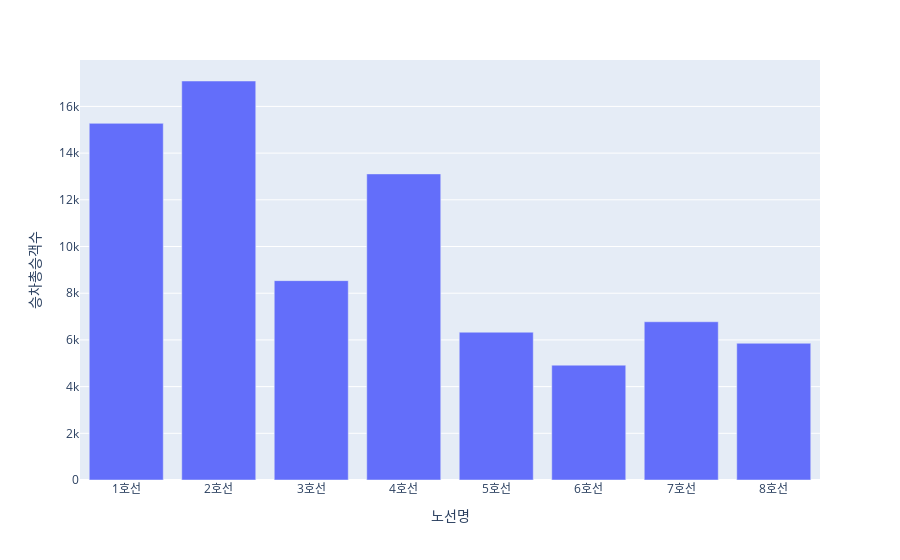

The cell this chart's notebook holds for it:
### Code cell
import plotly.express as px
fig = px.bar(df_temp, x='노선명', y='승차총승객수')
fig.show()

### Figure 1 — Plotly figure (JSON) as saved in the notebook; plotly's stock layout.template omitted (floating-point values rounded to 4 significant figures)
{"data": [{"alignmentgroup": "True", "hovertemplate": "노선명=%{x}<br>승차총승객수=%{y}<extra></extra>", "legendgroup": "", "marker": {"color": "#636efa", "pattern": {"shape": ""}}, "name": "", "offsetgroup": "", "orientation": "v", "showlegend": false, "textposition": "auto", "type": "bar", "x": ["1호선", "2호선", "3호선", "4호선", "5호선", "6호선", "7호선", "8호선"], "xaxis": "x", "y": [15270.0, 17090.0, 8538.0, 13110.0, 6329.0, 4918.0, 6777.0, 5856.0], "yaxis": "y"}], "layout": {"barmode": "relative", "legend": {"tracegroupgap": 0}, "margin": {"t": 60}, "xaxis": {"anchor": "y", "domain": [0, 1], "title": {"text": "노선명"}}, "yaxis": {"anchor": "x", "domain": [0, 1], "title": {"text": "승차총승객수"}}}}
